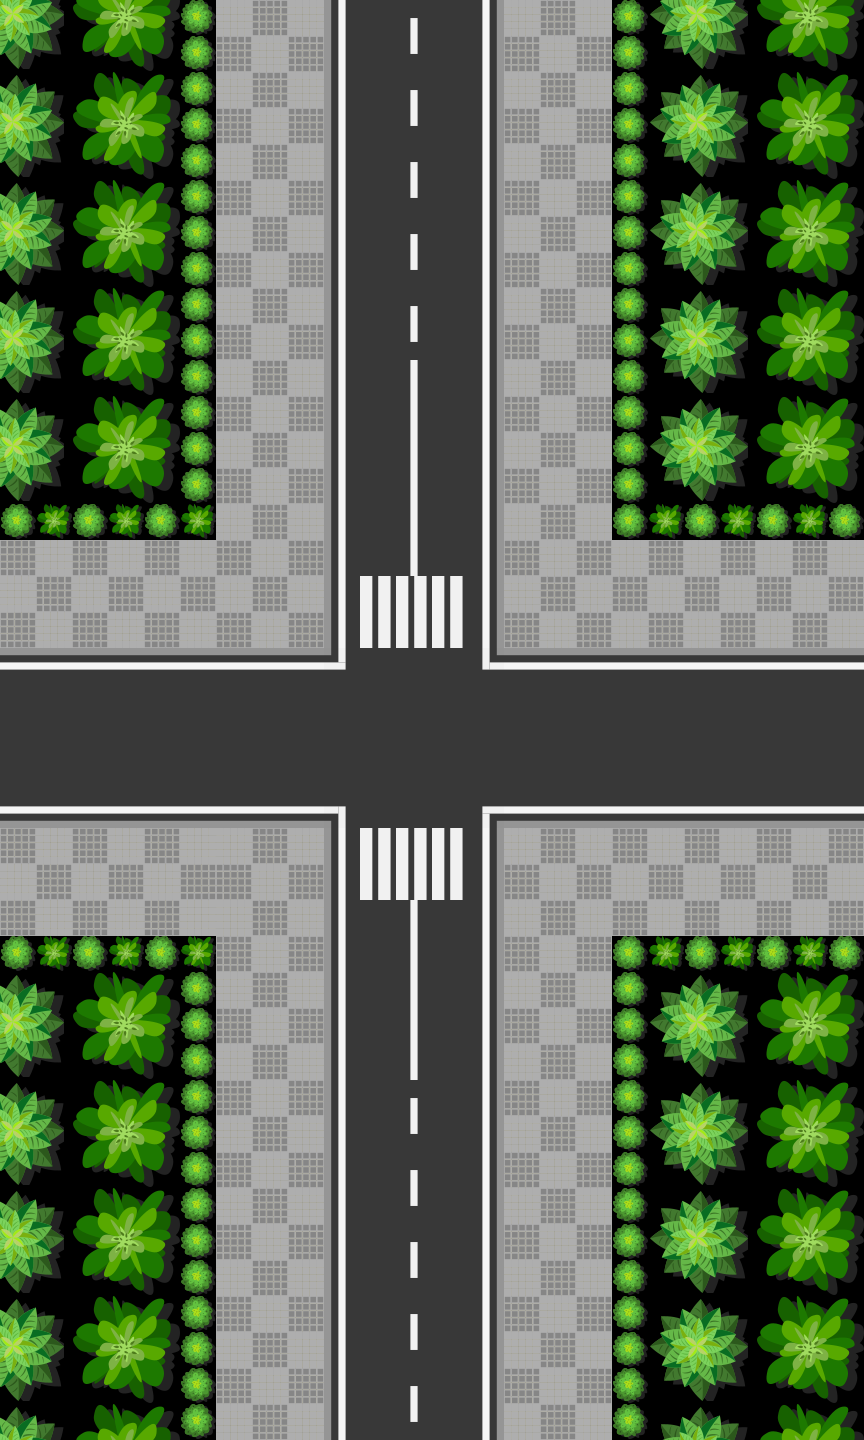

The image is a tile-based game level rendered from a .tmx file. Its description and source (layers, tilesets, objects; grid data summarised) follow:
An orthogonal 24x40 tile map with 36x36 px tiles, 1 tile layer (Road Map), 2 tilesets and 23 objects (3x 1, 3x 2, 2x 3, 4, 5, ...).

<map version="1.8" tiledversion="1.8.0" orientation="orthogonal" renderorder="right-down" width="24" height="40" tilewidth="36" tileheight="36" infinite="0" nextlayerid="7" nextobjectid="95">
 <tileset firstgid="1" name="road_tileset" tilewidth="36" tileheight="36" tilecount="903" columns="43">
  <image source="../map_tileset/road_tileset.png" width="1550" height="756" />
 </tileset>
 <tileset firstgid="904" name="new_tile_map" tilewidth="36" tileheight="36" tilecount="784" columns="28">
  <image source="../map_tileset/new_tile_map.png" width="1024" height="1024" />
 </tileset>
 <layer id="1" name="Road Map" width="24" height="40">
  <data>[960 cells, 960 non-empty, 28 distinct tile ids]</data>
 </layer>
 <objectgroup id="2" name="Follow Path 3" visible="0">
  <object id="8" name="1" x="520.642" y="702.407">
   <ellipse />
  </object>
  <object id="9" name="2" x="468.781" y="694.213">
   <ellipse />
  </object>
  <object id="33" name="3" x="450.079" y="656.669">
   <ellipse />
  </object>
  <object id="59" name="4" x="449.467" y="9.60395">
   <ellipse />
  </object>
  <object id="60" name="5" x="447.967" y="-225.235">
   <ellipse />
  </object>
 </objectgroup>
 <objectgroup id="3" name="Follow Path 2" visible="0">
  <object id="82" name="1" x="518.724" y="858.987">
   <ellipse />
  </object>
  <object id="83" name="2" x="302.377" y="860.224">
   <ellipse />
  </object>
  <object id="84" name="3" x="-175.55" y="861.634">
   <ellipse />
  </object>
 </objectgroup>
 <objectgroup id="4" name="Follow Path 1" visible="0">
  <object id="2" name="1" x="310.285" y="614.074">
   <ellipse />
  </object>
  <object id="3" name="2" x="524.182" y="581.666">
   <ellipse />
  </object>
  <object id="78" x="1037.4" y="586.803">
   <ellipse />
  </object>
 </objectgroup>
 <objectgroup id="5" name="road_signs" visible="0">
  <object id="39" name="sign_1_1" x="496.906" y="955.528">
   <ellipse />
  </object>
  <object id="66" name="sign_1_2" x="498.5" y="1000.55">
   <ellipse />
  </object>
  <object id="67" name="sign_2_1" x="291.924" y="580.186">
   <ellipse />
  </object>
  <object id="68" name="sign_2_2" x="288.758" y="536.819">
   <ellipse />
  </object>
  <object id="92" name="sign_3_1" x="209.899" y="866.583">
   <ellipse />
  </object>
  <object id="91" name="sign_3_2" x="164.417" y="863.152">
   <ellipse />
  </object>
  <object id="93" name="sign_4_1" x="624.702" y="649.767">
   <ellipse />
  </object>
  <object id="94" name="sign_4_2" x="579.219" y="646.336">
   <ellipse />
  </object>
 </objectgroup>
 <objectgroup id="6" name="tr_lights" visible="0">
  <object id="73" name="tr_light_1_1" x="510.313" y="900.675">
   <ellipse />
  </object>
  <object id="74" name="tr_light_1_2" x="321.1" y="582.914">
   <ellipse />
  </object>
  <object id="75" name="tr_light_2_1" x="257.601" y="834.827">
   <ellipse />
  </object>
  <object id="76" name="tr_light_2_2" x="567.295" y="638.737">
   <ellipse />
  </object>
 </objectgroup>
</map>
